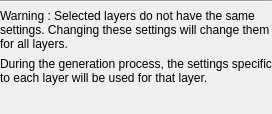
           <widget class="QWidget" name="multipleSettingsPanel" native="true">
            <property name="sizePolicy">
             <sizepolicy hsizetype="Preferred" vsizetype="Fixed">
              <horstretch>0</horstretch>
              <verstretch>0</verstretch>
             </sizepolicy>
            </property>
            <layout class="QVBoxLayout" name="verticalLayout_6">
             <property name="leftMargin">
              <number>0</number>
             </property>
             <property name="topMargin">
              <number>0</number>
             </property>
             <property name="rightMargin">
              <number>0</number>
             </property>
             <property name="bottomMargin">
              <number>9</number>
             </property>
             <item>
              <widget class="Line" name="multipleSettingsLine">
               <property name="orientation">
                <enum>Qt::Horizontal</enum>
               </property>
              </widget>
             </item>
             <item>
              <widget class="QLabel" name="multipleSettingsLabel_1">
               <property name="text">
                <string>Warning : Selected layers do not have the same settings. Changing these settings will change them for all layers.</string>
               </property>
               <property name="wordWrap">
                <bool>true</bool>
               </property>
               <property name="indent">
                <number>-1</number>
               </property>
              </widget>
             </item>
             <item>
              <widget class="QLabel" name="multipleSettingsLabel_2">
               <property name="text">
                <string>During the generation process, the settings specific to each layer will be used for that layer.</string>
               </property>
               <property name="wordWrap">
                <bool>true</bool>
               </property>
              </widget>
             </item>
             <item>
              <spacer name="horizontalSpacer_2">
               <property name="orientation">
                <enum>Qt::Horizontal</enum>
               </property>
               <property name="sizeHint" stdset="0">
                <size>
                 <width>40</width>
                 <height>20</height>
                </size>
               </property>
              </spacer>
             </item>
            </layout>
           </widget>
